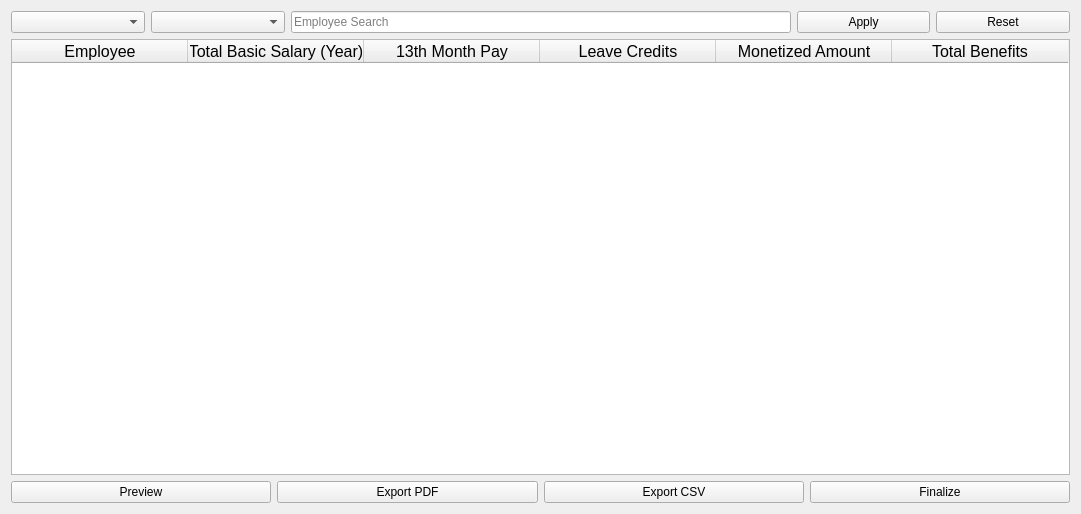
<?xml version="1.0" encoding="UTF-8"?>
<ui version="4.0">
 <class>YearEndBenefitWidget</class>
 <widget class="QWidget" name="YearEndBenefitWidget">
  <property name="geometry">
   <rect>
    <x>0</x>
    <y>0</y>
    <width>1081</width>
    <height>514</height>
   </rect>
  </property>
  <property name="sizePolicy">
   <sizepolicy hsizetype="Expanding" vsizetype="Expanding">
    <horstretch>0</horstretch>
    <verstretch>0</verstretch>
   </sizepolicy>
  </property>
  <property name="windowTitle">
   <string>YearEnd Benefits</string>
  </property>
  <property name="layoutDirection">
   <enum>Qt::LeftToRight</enum>
  </property>
  <layout class="QVBoxLayout" name="verticalLayout_2">
   <item>
    <layout class="QVBoxLayout" name="verticalLayout">
     <item>
      <layout class="QHBoxLayout" name="TopLayout">
       <item>
        <widget class="QComboBox" name="comboBox">
         <property name="placeholderText">
          <string>Year</string>
         </property>
        </widget>
       </item>
       <item>
        <widget class="QComboBox" name="departmentFilter">
         <property name="placeholderText">
          <string>Department</string>
         </property>
        </widget>
       </item>
       <item>
        <widget class="QLineEdit" name="employeeSearchFilter">
         <property name="maximumSize">
          <size>
           <width>500</width>
           <height>16777215</height>
          </size>
         </property>
         <property name="placeholderText">
          <string>Employee Search</string>
         </property>
        </widget>
       </item>
       <item>
        <widget class="QPushButton" name="applyButton">
         <property name="text">
          <string>Apply</string>
         </property>
        </widget>
       </item>
       <item>
        <widget class="QPushButton" name="resetButton">
         <property name="text">
          <string>Reset</string>
         </property>
        </widget>
       </item>
      </layout>
     </item>
     <item>
      <widget class="QTableWidget" name="tableWidget">
       <property name="sizePolicy">
        <sizepolicy hsizetype="Expanding" vsizetype="Expanding">
         <horstretch>0</horstretch>
         <verstretch>0</verstretch>
        </sizepolicy>
       </property>
       <property name="font">
        <font>
         <pointsize>12</pointsize>
        </font>
       </property>
       <property name="layoutDirection">
        <enum>Qt::LeftToRight</enum>
       </property>
       <property name="autoFillBackground">
        <bool>false</bool>
       </property>
       <property name="lineWidth">
        <number>0</number>
       </property>
       <attribute name="horizontalHeaderVisible">
        <bool>true</bool>
       </attribute>
       <attribute name="horizontalHeaderCascadingSectionResizes">
        <bool>false</bool>
       </attribute>
       <attribute name="horizontalHeaderDefaultSectionSize">
        <number>176</number>
       </attribute>
       <column>
        <property name="text">
         <string>Employee</string>
        </property>
        <property name="font">
         <font>
          <pointsize>12</pointsize>
         </font>
        </property>
       </column>
       <column>
        <property name="text">
         <string>Total Basic Salary (Year)</string>
        </property>
        <property name="font">
         <font>
          <pointsize>12</pointsize>
         </font>
        </property>
       </column>
       <column>
        <property name="text">
         <string>13th Month Pay</string>
        </property>
        <property name="font">
         <font>
          <pointsize>12</pointsize>
         </font>
        </property>
       </column>
       <column>
        <property name="text">
         <string>Leave Credits</string>
        </property>
        <property name="font">
         <font>
          <pointsize>12</pointsize>
         </font>
        </property>
       </column>
       <column>
        <property name="text">
         <string>Monetized Amount</string>
        </property>
        <property name="font">
         <font>
          <pointsize>12</pointsize>
         </font>
        </property>
       </column>
       <column>
        <property name="text">
         <string>Total Benefits</string>
        </property>
        <property name="font">
         <font>
          <pointsize>12</pointsize>
         </font>
        </property>
       </column>
      </widget>
     </item>
     <item>
      <layout class="QHBoxLayout" name="BottomLayout">
       <item>
        <widget class="QPushButton" name="pushButton">
         <property name="text">
          <string>Preview</string>
         </property>
        </widget>
       </item>
       <item>
        <widget class="QPushButton" name="exportPDFButton">
         <property name="text">
          <string>Export PDF</string>
         </property>
        </widget>
       </item>
       <item>
        <widget class="QPushButton" name="exportCSVButton">
         <property name="text">
          <string>Export CSV</string>
         </property>
        </widget>
       </item>
       <item>
        <widget class="QPushButton" name="refreshButton">
         <property name="text">
          <string>Finalize</string>
         </property>
        </widget>
       </item>
      </layout>
     </item>
    </layout>
   </item>
  </layout>
 </widget>
 <resources/>
 <connections/>
</ui>
